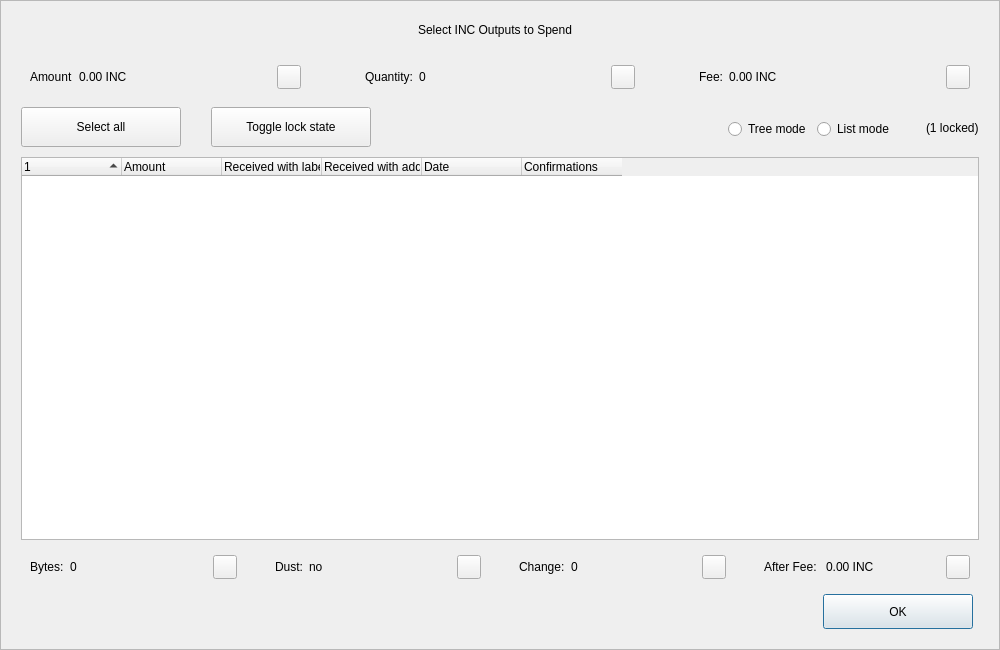
<?xml version="1.0" encoding="UTF-8"?>
<ui version="4.0">
 <class>CoinControlDialog</class>
 <widget class="QDialog" name="CoinControlDialog">
  <property name="geometry">
   <rect>
    <x>0</x>
    <y>0</y>
    <width>1000</width>
    <height>650</height>
   </rect>
  </property>
  <property name="minimumSize">
   <size>
    <width>950</width>
    <height>650</height>
   </size>
  </property>
  <property name="windowTitle">
   <string>Coin Selection</string>
  </property>
  <property name="styleSheet">
   <string notr="true"/>
  </property>
  <layout class="QVBoxLayout" name="verticalLayout">
   <property name="spacing">
    <number>0</number>
   </property>
   <property name="leftMargin">
    <number>0</number>
   </property>
   <property name="topMargin">
    <number>0</number>
   </property>
   <property name="rightMargin">
    <number>0</number>
   </property>
   <property name="bottomMargin">
    <number>0</number>
   </property>
   <item>
    <widget class="QFrame" name="frameContainer">
     <property name="toolTipDuration">
      <number>0</number>
     </property>
     <property name="frameShape">
      <enum>QFrame::StyledPanel</enum>
     </property>
     <property name="frameShadow">
      <enum>QFrame::Raised</enum>
     </property>
     <layout class="QVBoxLayout" name="verticalLayout_2">
      <property name="leftMargin">
       <number>0</number>
      </property>
      <property name="rightMargin">
       <number>0</number>
      </property>
      <property name="bottomMargin">
       <number>20</number>
      </property>
      <item>
       <layout class="QHBoxLayout" name="horizontalLayout_12">
        <property name="spacing">
         <number>0</number>
        </property>
        <property name="leftMargin">
         <number>20</number>
        </property>
        <property name="rightMargin">
         <number>30</number>
        </property>
        <item>
         <spacer name="horizontalSpacer_4">
          <property name="orientation">
           <enum>Qt::Horizontal</enum>
          </property>
          <property name="sizeHint" stdset="0">
           <size>
            <width>40</width>
            <height>20</height>
           </size>
          </property>
         </spacer>
        </item>
        <item>
         <widget class="QLabel" name="labelTitle">
          <property name="minimumSize">
           <size>
            <width>0</width>
            <height>40</height>
           </size>
          </property>
          <property name="maximumSize">
           <size>
            <width>16777215</width>
            <height>40</height>
           </size>
          </property>
          <property name="text">
           <string>Select INC Outputs to Spend</string>
          </property>
          <property name="alignment">
           <set>Qt::AlignCenter</set>
          </property>
          <property name="margin">
           <number>7</number>
          </property>
         </widget>
        </item>
        <item>
         <spacer name="horizontalSpacer_5">
          <property name="orientation">
           <enum>Qt::Horizontal</enum>
          </property>
          <property name="sizeHint" stdset="0">
           <size>
            <width>40</width>
            <height>20</height>
           </size>
          </property>
         </spacer>
        </item>
       </layout>
      </item>
      <item>
       <layout class="QHBoxLayout" name="horizontalLayout_8">
        <property name="leftMargin">
         <number>20</number>
        </property>
        <property name="rightMargin">
         <number>20</number>
        </property>
        <item>
         <widget class="QWidget" name="layoutAmount" native="true">
          <layout class="QHBoxLayout" name="horizontalLayout_9" stretch="0,1,0">
           <item>
            <widget class="QLabel" name="labelCoinControlAmountText">
             <property name="text">
              <string>Amount</string>
             </property>
            </widget>
           </item>
           <item>
            <widget class="QLabel" name="labelCoinControlAmount">
             <property name="text">
              <string>0.00 INC</string>
             </property>
            </widget>
           </item>
           <item alignment="Qt::AlignHCenter|Qt::AlignVCenter">
            <widget class="QPushButton" name="pushButtonAmount">
             <property name="minimumSize">
              <size>
               <width>0</width>
               <height>24</height>
              </size>
             </property>
             <property name="maximumSize">
              <size>
               <width>24</width>
               <height>26</height>
              </size>
             </property>
             <property name="focusPolicy">
              <enum>Qt::NoFocus</enum>
             </property>
             <property name="styleSheet">
              <string notr="true">padding-bottom:2px;
padding-right:4px;</string>
             </property>
             <property name="text">
              <string/>
             </property>
            </widget>
           </item>
          </layout>
         </widget>
        </item>
        <item>
         <spacer name="horizontalSpacer_2">
          <property name="orientation">
           <enum>Qt::Horizontal</enum>
          </property>
          <property name="sizeType">
           <enum>QSizePolicy::Fixed</enum>
          </property>
          <property name="sizeHint" stdset="0">
           <size>
            <width>40</width>
            <height>20</height>
           </size>
          </property>
         </spacer>
        </item>
        <item>
         <widget class="QWidget" name="layoutQuantity" native="true">
          <layout class="QHBoxLayout" name="horizontalLayout_10" stretch="0,1,0">
           <item>
            <widget class="QLabel" name="labelCoinControlQuantityText">
             <property name="text">
              <string>Quantity:</string>
             </property>
            </widget>
           </item>
           <item>
            <widget class="QLabel" name="labelCoinControlQuantity">
             <property name="text">
              <string>0</string>
             </property>
            </widget>
           </item>
           <item alignment="Qt::AlignHCenter|Qt::AlignVCenter">
            <widget class="QPushButton" name="pushButtonQuantity">
             <property name="minimumSize">
              <size>
               <width>0</width>
               <height>24</height>
              </size>
             </property>
             <property name="maximumSize">
              <size>
               <width>24</width>
               <height>26</height>
              </size>
             </property>
             <property name="focusPolicy">
              <enum>Qt::NoFocus</enum>
             </property>
             <property name="styleSheet">
              <string notr="true">padding-bottom:2px;
               padding-right:4px;</string>
             </property>
             <property name="text">
              <string/>
             </property>
            </widget>
           </item>
          </layout>
         </widget>
        </item>
        <item>
         <spacer name="horizontalSpacer_22">
          <property name="orientation">
           <enum>Qt::Horizontal</enum>
          </property>
          <property name="sizeType">
           <enum>QSizePolicy::Fixed</enum>
          </property>
          <property name="sizeHint" stdset="0">
           <size>
            <width>40</width>
            <height>20</height>
           </size>
          </property>
         </spacer>
        </item>
        <item>
         <widget class="QWidget" name="layoutFee" native="true">
          <layout class="QHBoxLayout" name="horizontalLayout_11" stretch="0,1,0">
           <item>
            <widget class="QLabel" name="labelCoinControlFeeText">
             <property name="text">
              <string>Fee:</string>
             </property>
            </widget>
           </item>
           <item>
            <widget class="QLabel" name="labelCoinControlFee">
             <property name="text">
              <string>0.00 INC</string>
             </property>
            </widget>
           </item>
           <item alignment="Qt::AlignHCenter|Qt::AlignVCenter">
            <widget class="QPushButton" name="pushButtonFee">
             <property name="minimumSize">
              <size>
               <width>0</width>
               <height>24</height>
              </size>
             </property>
             <property name="maximumSize">
              <size>
               <width>24</width>
               <height>26</height>
              </size>
             </property>
             <property name="focusPolicy">
              <enum>Qt::NoFocus</enum>
             </property>
             <property name="styleSheet">
              <string notr="true">padding-bottom:2px;
               padding-right:4px;</string>
             </property>
             <property name="text">
              <string/>
             </property>
            </widget>
           </item>
          </layout>
         </widget>
        </item>
       </layout>
      </item>
      <item>
       <widget class="QFrame" name="frame">
        <property name="minimumSize">
         <size>
          <width>0</width>
          <height>40</height>
         </size>
        </property>
        <property name="styleSheet">
         <string notr="true">#frame {
	border:0;
}</string>
        </property>
        <property name="frameShape">
         <enum>QFrame::StyledPanel</enum>
        </property>
        <property name="frameShadow">
         <enum>QFrame::Sunken</enum>
        </property>
        <layout class="QHBoxLayout" name="horizontalLayout">
         <property name="spacing">
          <number>0</number>
         </property>
         <property name="leftMargin">
          <number>20</number>
         </property>
         <property name="topMargin">
          <number>0</number>
         </property>
         <property name="rightMargin">
          <number>20</number>
         </property>
         <property name="bottomMargin">
          <number>0</number>
         </property>
         <item>
          <layout class="QHBoxLayout" name="horizontalLayoutPanel" stretch="0,0,0,0,0,0">
           <property name="spacing">
            <number>20</number>
           </property>
           <item>
            <widget class="QPushButton" name="pushButtonSelectAll">
             <property name="sizePolicy">
              <sizepolicy hsizetype="Maximum" vsizetype="Fixed">
               <horstretch>0</horstretch>
               <verstretch>0</verstretch>
              </sizepolicy>
             </property>
             <property name="minimumSize">
              <size>
               <width>160</width>
               <height>40</height>
              </size>
             </property>
             <property name="maximumSize">
              <size>
               <width>16777215</width>
               <height>40</height>
              </size>
             </property>
             <property name="text">
              <string>Select all</string>
             </property>
             <property name="checkable">
              <bool>true</bool>
             </property>
             <property name="checked">
              <bool>false</bool>
             </property>
             <property name="autoExclusive">
              <bool>false</bool>
             </property>
             <property name="autoDefault">
              <bool>false</bool>
             </property>
            </widget>
           </item>
           <item>
            <spacer name="horizontalSpacer_6">
             <property name="orientation">
              <enum>Qt::Horizontal</enum>
             </property>
             <property name="sizeType">
              <enum>QSizePolicy::Fixed</enum>
             </property>
             <property name="sizeHint" stdset="0">
              <size>
               <width>10</width>
               <height>20</height>
              </size>
             </property>
            </spacer>
           </item>
           <item>
            <widget class="QPushButton" name="pushButtonToggleLock">
             <property name="sizePolicy">
              <sizepolicy hsizetype="Maximum" vsizetype="Fixed">
               <horstretch>0</horstretch>
               <verstretch>0</verstretch>
              </sizepolicy>
             </property>
             <property name="minimumSize">
              <size>
               <width>160</width>
               <height>40</height>
              </size>
             </property>
             <property name="maximumSize">
              <size>
               <width>16777215</width>
               <height>40</height>
              </size>
             </property>
             <property name="text">
              <string>Toggle lock state</string>
             </property>
             <property name="checkable">
              <bool>true</bool>
             </property>
             <property name="autoExclusive">
              <bool>false</bool>
             </property>
             <property name="autoDefault">
              <bool>false</bool>
             </property>
            </widget>
           </item>
           <item>
            <spacer name="horizontalSpacer_7">
             <property name="orientation">
              <enum>Qt::Horizontal</enum>
             </property>
             <property name="sizeType">
              <enum>QSizePolicy::Expanding</enum>
             </property>
             <property name="sizeHint" stdset="0">
              <size>
               <width>30</width>
               <height>20</height>
              </size>
             </property>
            </spacer>
           </item>
           <item alignment="Qt::AlignRight">
            <widget class="QGroupBox" name="groupBox_2">
             <property name="styleSheet">
              <string notr="true">#groupBox_2 {
    background-color:transparent;
    border-radius:0;
}</string>
             </property>
             <property name="title">
              <string/>
             </property>
             <layout class="QHBoxLayout" name="horizontalLayout_14">
              <item>
               <widget class="QRadioButton" name="radioTreeMode">
                <property name="sizePolicy">
                 <sizepolicy hsizetype="Maximum" vsizetype="Fixed">
                  <horstretch>0</horstretch>
                  <verstretch>0</verstretch>
                 </sizepolicy>
                </property>
                <property name="text">
                 <string>Tree mode</string>
                </property>
               </widget>
              </item>
              <item>
               <widget class="QRadioButton" name="radioListMode">
                <property name="sizePolicy">
                 <sizepolicy hsizetype="Maximum" vsizetype="Fixed">
                  <horstretch>0</horstretch>
                  <verstretch>0</verstretch>
                 </sizepolicy>
                </property>
                <property name="text">
                 <string>List mode</string>
                </property>
                <property name="checked">
                 <bool>false</bool>
                </property>
               </widget>
              </item>
             </layout>
            </widget>
           </item>
           <item>
            <widget class="QLabel" name="labelLocked">
             <property name="text">
              <string>(1 locked)</string>
             </property>
            </widget>
           </item>
          </layout>
         </item>
        </layout>
       </widget>
      </item>
      <item>
       <layout class="QHBoxLayout" name="horizontalLayout_13">
        <property name="leftMargin">
         <number>20</number>
        </property>
        <property name="rightMargin">
         <number>20</number>
        </property>
        <item>
         <widget class="CoinControlTreeWidget" name="treeWidget">
          <property name="contextMenuPolicy">
           <enum>Qt::CustomContextMenu</enum>
          </property>
          <property name="styleSheet">
           <string notr="true"/>
          </property>
          <property name="sortingEnabled">
           <bool>false</bool>
          </property>
          <property name="columnCount">
           <number>6</number>
          </property>
          <attribute name="headerShowSortIndicator" stdset="0">
           <bool>true</bool>
          </attribute>
          <attribute name="headerStretchLastSection">
           <bool>false</bool>
          </attribute>
          <column>
           <property name="text">
            <string/>
           </property>
          </column>
          <column>
           <property name="text">
            <string>Amount</string>
           </property>
          </column>
          <column>
           <property name="text">
            <string>Received with label</string>
           </property>
          </column>
          <column>
           <property name="text">
            <string>Received with address</string>
           </property>
          </column>
          <column>
           <property name="text">
            <string>Date</string>
           </property>
          </column>
          <column>
           <property name="text">
            <string>Confirmations</string>
           </property>
           <property name="toolTip">
            <string>Confirmed</string>
           </property>
          </column>
         </widget>
        </item>
       </layout>
      </item>
      <item>
       <layout class="QHBoxLayout" name="horizontalLayout_3">
        <property name="spacing">
         <number>20</number>
        </property>
        <property name="leftMargin">
         <number>20</number>
        </property>
        <property name="rightMargin">
         <number>20</number>
        </property>
        <item>
         <widget class="QWidget" name="layoutBytes" native="true">
          <layout class="QHBoxLayout" name="horizontalLayout_4" stretch="0,1,0">
           <item>
            <widget class="QLabel" name="labelCoinControlBytesText">
             <property name="text">
              <string>Bytes:</string>
             </property>
            </widget>
           </item>
           <item>
            <widget class="QLabel" name="labelCoinControlBytes">
             <property name="text">
              <string>0</string>
             </property>
            </widget>
           </item>
           <item alignment="Qt::AlignHCenter|Qt::AlignVCenter">
            <widget class="QPushButton" name="pushButtonBytes">
             <property name="minimumSize">
              <size>
               <width>0</width>
               <height>24</height>
              </size>
             </property>
             <property name="maximumSize">
              <size>
               <width>24</width>
               <height>26</height>
              </size>
             </property>
             <property name="focusPolicy">
              <enum>Qt::NoFocus</enum>
             </property>
             <property name="styleSheet">
              <string notr="true">padding-bottom:2px;
               padding-right:4px;</string>
             </property>
             <property name="text">
              <string/>
             </property>
            </widget>
           </item>
          </layout>
         </widget>
        </item>
        <item>
         <widget class="QWidget" name="layoutDust" native="true">
          <layout class="QHBoxLayout" name="horizontalLayout_5" stretch="0,1,0">
           <item>
            <widget class="QLabel" name="labelCoinControlLowOutputText">
             <property name="text">
              <string>Dust:</string>
             </property>
            </widget>
           </item>
           <item>
            <widget class="QLabel" name="labelCoinControlLowOutput">
             <property name="text">
              <string>no</string>
             </property>
            </widget>
           </item>
           <item alignment="Qt::AlignHCenter|Qt::AlignVCenter">
            <widget class="QPushButton" name="pushButtonDust">
             <property name="minimumSize">
              <size>
               <width>0</width>
               <height>24</height>
              </size>
             </property>
             <property name="maximumSize">
              <size>
               <width>24</width>
               <height>26</height>
              </size>
             </property>
             <property name="focusPolicy">
              <enum>Qt::NoFocus</enum>
             </property>
             <property name="styleSheet">
              <string notr="true">padding-bottom:2px;
               padding-right:4px;</string>
             </property>
             <property name="text">
              <string/>
             </property>
            </widget>
           </item>
          </layout>
         </widget>
        </item>
        <item>
         <widget class="QWidget" name="layoutChange" native="true">
          <layout class="QHBoxLayout" name="horizontalLayout_6" stretch="0,1,0">
           <item>
            <widget class="QLabel" name="labelCoinControlChangeText">
             <property name="text">
              <string>Change:</string>
             </property>
            </widget>
           </item>
           <item>
            <widget class="QLabel" name="labelCoinControlChange">
             <property name="text">
              <string>0</string>
             </property>
            </widget>
           </item>
           <item alignment="Qt::AlignHCenter|Qt::AlignVCenter">
            <widget class="QPushButton" name="pushButtonChange">
             <property name="minimumSize">
              <size>
               <width>0</width>
               <height>24</height>
              </size>
             </property>
             <property name="maximumSize">
              <size>
               <width>24</width>
               <height>26</height>
              </size>
             </property>
             <property name="focusPolicy">
              <enum>Qt::NoFocus</enum>
             </property>
             <property name="styleSheet">
              <string notr="true">padding-bottom:2px;
               padding-right:4px;</string>
             </property>
             <property name="text">
              <string/>
             </property>
            </widget>
           </item>
          </layout>
         </widget>
        </item>
        <item>
         <widget class="QWidget" name="layoutAfter" native="true">
          <layout class="QHBoxLayout" name="horizontalLayout_7" stretch="0,1,0">
           <item>
            <widget class="QLabel" name="labelCoinControlAfterFeeText">
             <property name="text">
              <string>After Fee: </string>
             </property>
            </widget>
           </item>
           <item>
            <widget class="QLabel" name="labelCoinControlAfterFee">
             <property name="text">
              <string>0.00 INC</string>
             </property>
            </widget>
           </item>
           <item alignment="Qt::AlignHCenter|Qt::AlignVCenter">
            <widget class="QPushButton" name="pushButtonAlterFee">
             <property name="minimumSize">
              <size>
               <width>0</width>
               <height>24</height>
              </size>
             </property>
             <property name="maximumSize">
              <size>
               <width>24</width>
               <height>26</height>
              </size>
             </property>
             <property name="focusPolicy">
              <enum>Qt::NoFocus</enum>
             </property>
             <property name="styleSheet">
              <string notr="true">padding-bottom:2px;
               padding-right:4px;</string>
             </property>
             <property name="text">
              <string/>
             </property>
            </widget>
           </item>
          </layout>
         </widget>
        </item>
       </layout>
      </item>
      <item>
       <layout class="QHBoxLayout" name="horizontalLayout_2">
        <property name="spacing">
         <number>0</number>
        </property>
        <property name="leftMargin">
         <number>20</number>
        </property>
        <property name="rightMargin">
         <number>26</number>
        </property>
        <item>
         <spacer name="horizontalSpacer_3">
          <property name="orientation">
           <enum>Qt::Horizontal</enum>
          </property>
          <property name="sizeHint" stdset="0">
           <size>
            <width>558</width>
            <height>20</height>
           </size>
          </property>
         </spacer>
        </item>
        <item>
         <widget class="QPushButton" name="pushButtonOk">
          <property name="minimumSize">
           <size>
            <width>150</width>
            <height>35</height>
           </size>
          </property>
          <property name="text">
           <string>OK</string>
          </property>
         </widget>
        </item>
       </layout>
      </item>
     </layout>
    </widget>
   </item>
  </layout>
 </widget>
 <customwidgets>
  <customwidget>
   <class>CoinControlTreeWidget</class>
   <extends>QTreeWidget</extends>
   <header>coincontroltreewidget.h</header>
  </customwidget>
 </customwidgets>
 <resources/>
 <connections/>
</ui>
